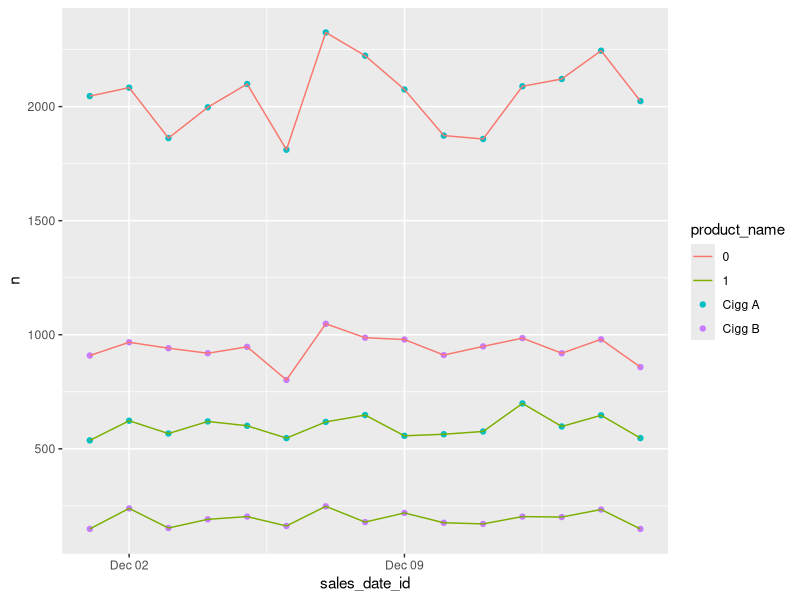
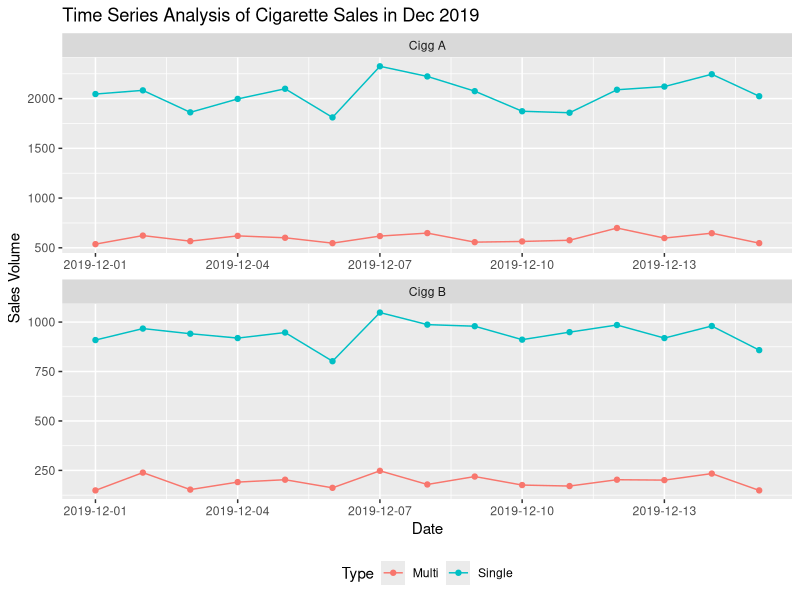
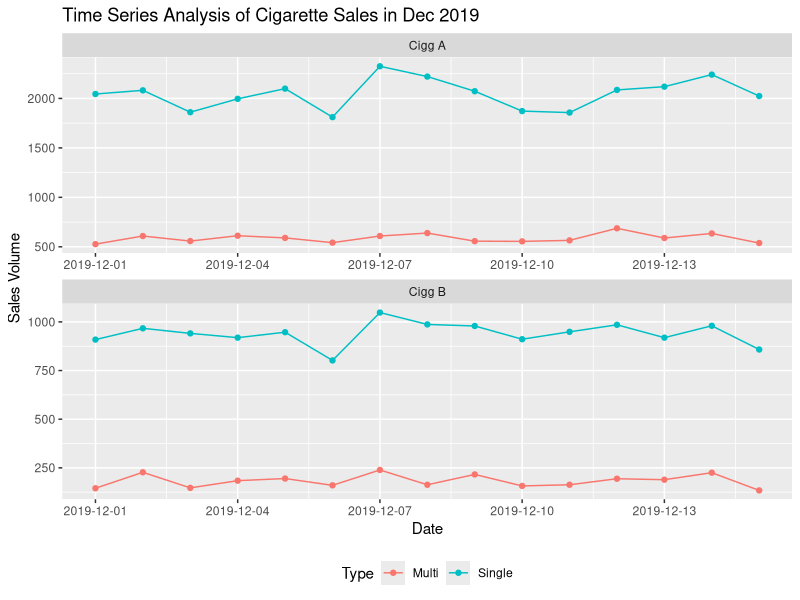

Recreate these plots in R, in order.
## ---- chunk 1
s1_dim <- read.csv("s1_product_dimensions.csv")
s1_trans <- read.csv("s1_transaction_data.csv")
library(tidyverse)
library(lubridate)
## ---- chunk 2
summary(s1_dim)
summary(s1_trans)
s1_joined_df <- left_join(s1_trans, s1_dim, by = "product_ean")

s1_joined_df <- s1_joined_df %>%
  mutate(sales_date_id = ymd(sales_date_id)) %>%
  mutate(is_multipack = as.factor(is_multipack))
class(s1_joined_df$is_multipack)

summary(s1_joined_df)
class(s1_joined_df$sales_pieces)
#product_ean is clean
length(unique(s1_joined_df$product_ean))

#non-integer values of sales_pieces are likely to be noisy data
unique(s1_joined_df$sales_pieces)
#function to filter the noisy sales_pieces row
fix_pieces <- function(data){
  data <- data %>% filter(
    data$sales_pieces %% 1 == 0
  )
  return(data)
}
a <- fix_pieces(s1_joined_df)


#product_ean is clean
summary(s1_joined_df$product_ean)
unique(s1_joined_df$product_ean)

#store_id is clean
summary(s1_joined_df$store_id)
length(unique(s1_joined_df$store_id))

#is_multipack is clean
summary(s1_joined_df$is_multipack)
unique(s1_joined_df$is_multipack)


#There is likely to be a spacebar in product names
summary(s1_joined_df$product_name)
unique(s1_joined_df$product_name)
#Removing trailing spaces
s1_joined_df <- s1_joined_df %>%
  mutate(product_name = trimws(product_name))



final_df <- s1_joined_df %>%
  group_by(sales_date_id, product_ean, is_multipack, product_name) %>%
  tally() %>%
  mutate(day = weekdays(sales_date_id, abbreviate = TRUE)) %>%
  mutate(Type = 
           if_else(is_multipack==1, "Multi", "Single"))
## ---- chunk 3

#Inial Visualisation
ggplot(final_df, aes(x=sales_date_id, y = n)) +
  geom_point(aes(color = product_name)) + 
  geom_line(aes(group = product_ean,
                color = is_multipack))


#Improvements for clearer visualisation
ggplot(final_df, aes(x=sales_date_id, y = n)) +
  geom_point(aes(color = Type))+
    geom_line(aes(color = Type)) +
  facet_wrap(~product_name, nrow=2, scales = "free") +
  theme(legend.position = "bottom") +
  scale_x_date(date_breaks = "3 days")+
  labs(title="Time Series Analysis of Cigarette Sales in Dec 2019",
       x="Date", y="Sales Volume") 


#Funcionalising the above process
CleanData <- function(dim_data, trans_data){
  joined_df <- left_join(trans_data, dim_data, by = "product_ean")
  joined_df2 <- joined_df %>%
    mutate(sales_date_id = ymd(sales_date_id))
  joined_df3 <- fix_pieces(joined_df2) %>%
    mutate(product_name = trimws(product_name))
  final <- joined_df3 %>%
    group_by(sales_date_id, product_ean, is_multipack, product_name) %>%
    tally() %>%
    mutate(day = weekdays(sales_date_id, abbreviate = TRUE)) %>%
    mutate(Type = 
           if_else(is_multipack==1, "Multi", "Single"))
  ggplot(final, aes(x=sales_date_id, y = n)) +
    geom_point(aes(color = Type))+
    geom_line(aes(color = Type)) +
    facet_wrap(~product_name, nrow=2, scales = "free") +
    theme(legend.position = "bottom") +
    scale_x_date(date_breaks = "3 days")+
    labs(title="Time Series Analysis of Cigarette Sales in Dec 2019",
       x="Date", y="Sales Volume")
}

CleanData(s1_dim, s1_trans)

